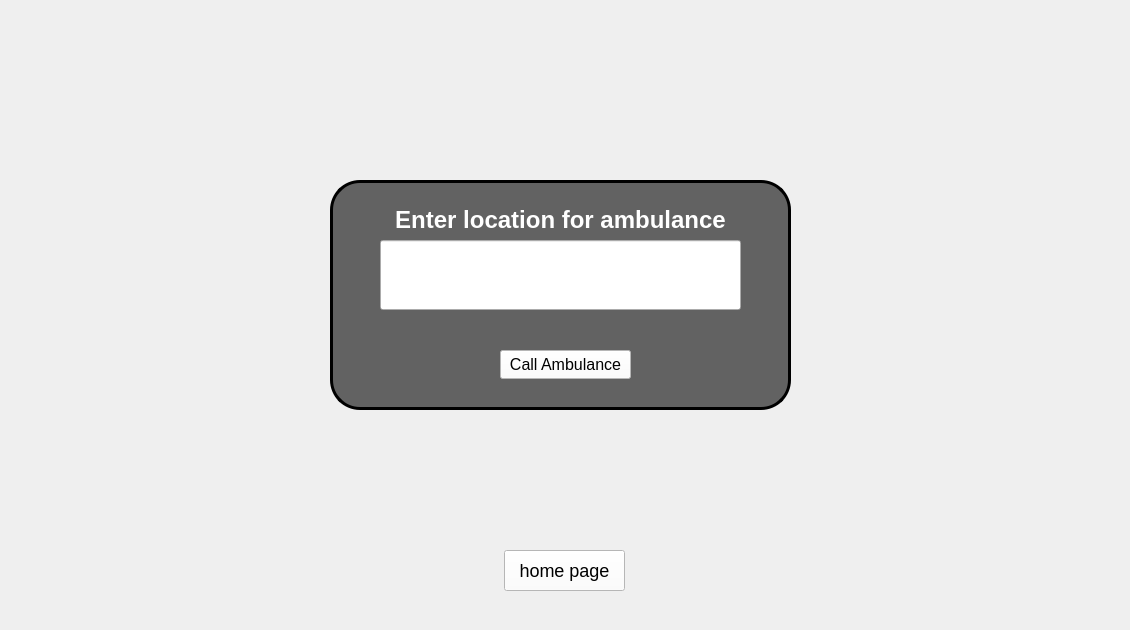
    <widget class="QWidget" name="page_6">
     <widget class="QLabel" name="label_13">
      <property name="geometry">
       <rect>
        <x>380</x>
        <y>200</y>
        <width>361</width>
        <height>41</height>
       </rect>
      </property>
      <property name="styleSheet">
       <string notr="true">color: white;</string>
      </property>
      <property name="text">
       <string>&lt;html&gt;&lt;head/&gt;&lt;body&gt;&lt;p align=&quot;center&quot;&gt;&lt;span style=&quot; font-size:18pt; font-weight:700;&quot;&gt;Enter location for ambulance&lt;/span&gt;&lt;/p&gt;&lt;/body&gt;&lt;/html&gt;</string>
      </property>
     </widget>
     <widget class="QLineEdit" name="addressline">
      <property name="geometry">
       <rect>
        <x>380</x>
        <y>240</y>
        <width>361</width>
        <height>70</height>
       </rect>
      </property>
     </widget>
     <widget class="QPushButton" name="pushButton_35">
      <property name="geometry">
       <rect>
        <x>500</x>
        <y>350</y>
        <width>131</width>
        <height>29</height>
       </rect>
      </property>
      <property name="styleSheet">
       <string notr="true">QPushButton#pushButton_35{
color: black;
font-size: 16px;
background-color: white;
}
QPushButton#pushButton_35:hover{
color: white;
font-size: 16px;
background-color: black;
border: 1px solid white;
}</string>
      </property>
      <property name="text">
       <string>Call Ambulance</string>
      </property>
     </widget>
     <widget class="QPushButton" name="pushButton_37">
      <property name="geometry">
       <rect>
        <x>504</x>
        <y>550</y>
        <width>121</width>
        <height>41</height>
       </rect>
      </property>
      <property name="styleSheet">
       <string notr="true">QPushButton#pushButton_37{
color: black;
font-size: 18px;
background-color: white;
}
QPushButton#pushButton_37:hover{
color: white;
font-size: 18px;
background-color: black;
border: 1px solid white;
}</string>
      </property>
      <property name="text">
       <string>home page</string>
      </property>
     </widget>
     <widget class="QLabel" name="label_137">
      <property name="geometry">
       <rect>
        <x>10</x>
        <y>0</y>
        <width>1111</width>
        <height>621</height>
       </rect>
      </property>
      <property name="styleSheet">
       <string notr="true">background-image: url(C:/Users/Admin/Downloads/nmcpharmacy-20241231T063946Z-001/nmcpharmacy/resources/pixelcut-export.jpeg);</string>
      </property>
      <property name="text">
       <string/>
      </property>
     </widget>
     <widget class="QLabel" name="label_243">
      <property name="geometry">
       <rect>
        <x>330</x>
        <y>180</y>
        <width>461</width>
        <height>230</height>
       </rect>
      </property>
      <property name="styleSheet">
       <string notr="true">background-color: rgba(0, 0, 0, 150);
border: 3px solid black;
border-radius: 30px;</string>
      </property>
      <property name="text">
       <string/>
      </property>
     </widget>
     <zorder>label_137</zorder>
     <zorder>pushButton_37</zorder>
     <zorder>label_243</zorder>
     <zorder>label_13</zorder>
     <zorder>addressline</zorder>
     <zorder>pushButton_35</zorder>
    </widget>
